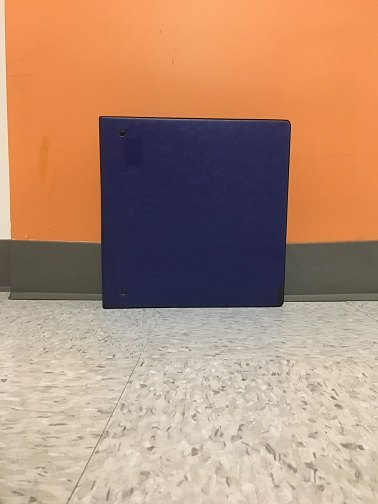
#> input picture binderHD.JPG, 378 x 504 px, found by its file name
$ python robotTest.py
#> lines starting #> are read from the running program, lines starting #| are printed output that depends on the picture; after the words box and inside, x2 and y2 are one past the last pixel; in counts of white or black regions, pixels touching at a corner belong together
from naoqi import ALProxy

import numpy as np
import cv2

img = cv2.imread('binderHD.jpg')
#> img is the input picture: shape (504, 378, 3); mean B, G, R 118.5, 141.5, 178.4

boundaries = [
        #([0,0,0],[36,25,25]),
        ([35, 20, 20], [255, 40, 35])
        #([53,37,30], [255,255,255])
]

for (lower, upper) in boundaries:
    lower = np.array(lower, dtype = "uint8")
    upper = np.array(upper, dtype = "uint8")
mask = cv2.inRange(img, lower, upper)
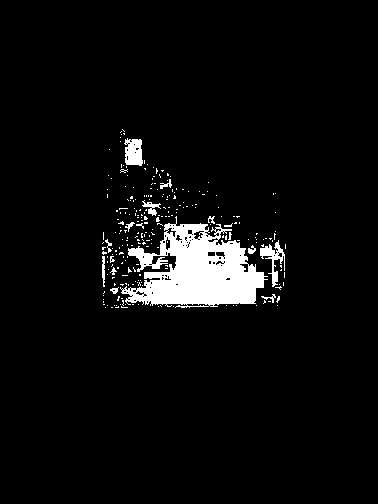
#> mask: shape (504, 378); 4.9% white; 249 white regions (235 under 20 px), largest, box (x1, y1, x2, y2) and area: (120, 216, 268, 308) 7349, (124, 138, 143, 166) 412, (260, 240, 285, 287) 393
output = cv2.bitwise_and(img, img, mask = mask)
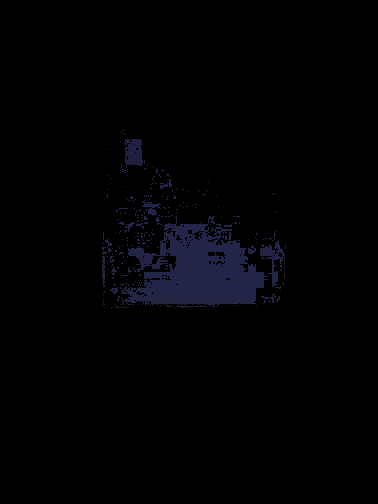
#> output: shape (504, 378, 3); mean B, G, R 3.4, 1.8, 1.7
gray_img = cv2.cvtColor(output, cv2.COLOR_RGB2GRAY)
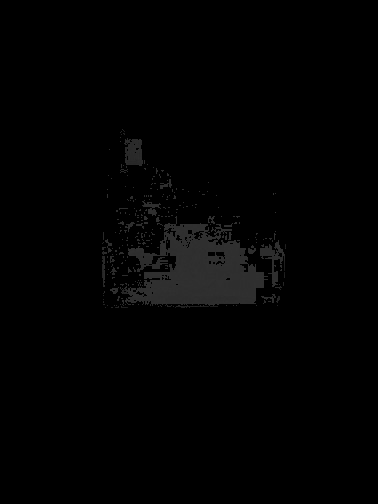
#> gray_img: shape (504, 378); min 0, max 49, mean 2.3
_, threshold_img = cv2.threshold(gray_img, 60, 255, cv2.THRESH_OTSU + cv2.THRESH_BINARY_INV)
threshold_img = cv2.cvtColor(threshold_img, cv2.COLOR_GRAY2RGB)

params = cv2.SimpleBlobDetector_Params()

params.minThreshold = 0;
params.maxThreshold = 255;

params.filterByArea = True
params.minArea = 6000
params.maxArea = 100000

params.filterByCircularity = True
params.minCircularity = 0.1

params.filterByConvexity = False
params.filterByInertia = False


detector = cv2.SimpleBlobDetector.create(params)

keypoints = detector.detect(threshold_img)
#> keypoints = ()
im_with_keypoints = cv2.drawKeypoints(threshold_img, keypoints, np.array([]), (0, 0, 255), cv2.DRAW_MATCHES_FLAGS_DRAW_RICH_KEYPOINTS)
cv2.imshow("Keypoints", im_with_keypoints)

cv2.waitKey(0)

$ run again, with binder.jpg copied over binderHD.JPG
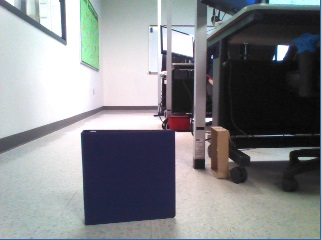
#> input picture binder.jpg, 322 x 240 px, found by its file name
#> img is the input picture: shape (240, 322, 3); mean B, G, R 137.8, 134.2, 131.9
#> `mask = cv2.inRange(img, lower, upper)`:
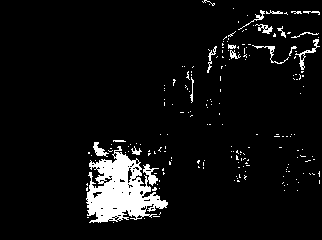
#> mask: shape (240, 322); 6.2% white; 199 white regions (181 under 20 px), largest, box (x1, y1, x2, y2) and area: (86, 146, 168, 223) 3393, (295, 39, 320, 70) 134, (93, 142, 109, 157) 106
#> `output = cv2.bitwise_and(img, img, mask = mask)`:
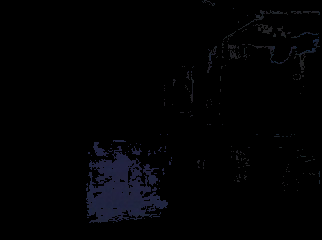
#> output: shape (240, 322, 3); mean B, G, R 3.6, 2.2, 2.1
#> keypoints = ()
